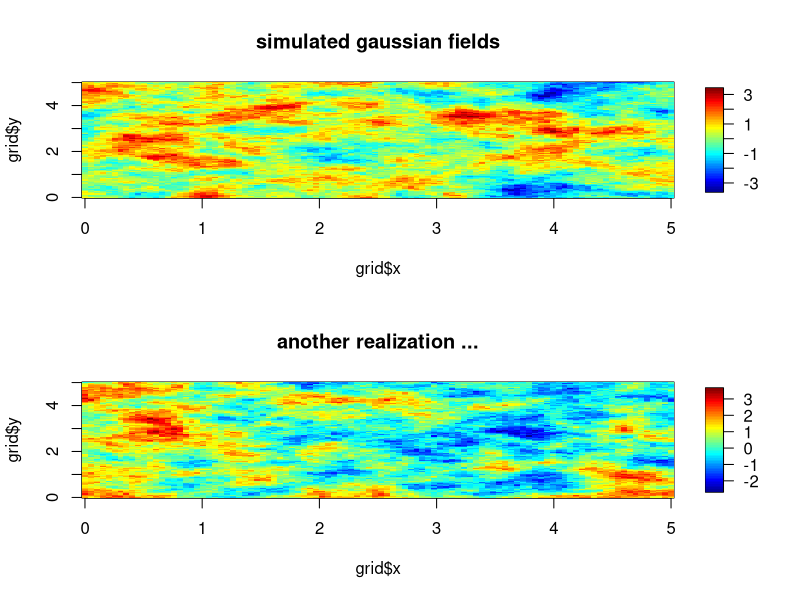

Write the R code that produced this figure.
library(fields)


### Name: sim.rf
### Title: Simulates a Stationary Gaussian random field
### Aliases: sim.rf
### Keywords: spatial

### ** Examples

#Simulate a Gaussian random field with an exponential covariance function,  
#range parameter = 2.0 and the domain is  [0,5]X [0,5] evaluating the 
#field at a 100X100 grid.  
grid<- list( x= seq( 0,5,,100), y= seq(0,5,,100)) 
obj<-Exp.image.cov( grid=grid, theta=.5, setup=TRUE)
look<- sim.rf( obj)
# Now simulate another ... 
look2<- sim.rf( obj)

# Suppose one requires an exponential, range = 2
# but marginal variance = 10 ( rho in fields notation)
look3<- sqrt( 10)*  sim.rf( obj)

# take a look at first two  
set.panel(2,1)
 image.plot( grid$x, grid$y, look) 
 title("simulated gaussian fields")
 image.plot( grid$x, grid$y, look2) 
 title("another realization ...")
